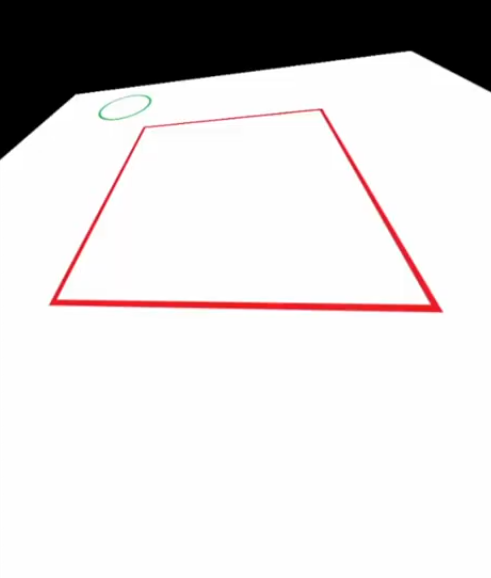
#> input picture Open_CV/Chapter/assets/warp.png, 491 x 578 px
$ jupyter execute unit_21.ipynb
#> lines starting #> are read from the running program, lines starting #| are printed output that depends on the picture; after the words box and inside, x2 and y2 are one past the last pixel; in counts of white or black regions, pixels touching at a corner belong together
<h1 style="color:red;">Unit: 21</h1>

### - How detects specific colors inside python

[cell 1]
# import libraries !
import cv2 as cv
import numpy as np

[cell 2]
# # capture image
# img = cv.imread('assets/sofa.jpg')

[cell 3]
# [50 lines of commented-out code are left out]

[cell 4]
# convert image in HSV (Hue, Saturation, Value)
# hsv_img = cv.cvtColor(img, cv.COLOR_BGR2HSV)

# siders (value change)
def slider():
    pass

path = "assets/warp.png"
cv.namedWindow("Bars")
cv.resizeWindow("Bars", 600,300) # Resize window

# Create Trackbars !
# Hue-Trackbar
cv.createTrackbar("Hue Min", "Bars", 0,179, slider)
#> slider 'Hue Min' is set to 35
cv.createTrackbar("Hue Max", "Bars", 179,179, slider)
# Saturation-Trackbar
cv.createTrackbar("Sat Min", "Bars", 0,255, slider)
#> slider 'Sat Min' is set to 51
cv.createTrackbar("Sat Max", "Bars", 255,255, slider)
# Value-Trackbar
cv.createTrackbar("Val Min", "Bars", 0,255, slider)
#> slider 'Val Min' is set to 51
cv.createTrackbar("Val Max", "Bars", 255,255, slider)

# img = cv.imread(path)
# hsv_img = cv.cvtColor(img, cv.COLOR_BGR2HSV)

while True:
    img = cv.imread(path)
#> img is the input picture: shape (578, 491, 3); mean B, G, R 214.9, 214.8, 217.8
    hsv_img = cv.cvtColor(img, cv.COLOR_BGR2HSV)
#> hsv_img: shape (578, 491, 3); mean H, S, V 9.1, 3.7, 217.9

    # Getting Trackbar Values or Postions !
    # Hue-Trackbar
    hue_min = cv.getTrackbarPos("Hue Min", "Bars")
    hue_max = cv.getTrackbarPos("Hue Max", "Bars")
    # Saturation-Trackbar
    sat_min = cv.getTrackbarPos("Sat Min", "Bars")
    sat_max = cv.getTrackbarPos("Sat Max", "Bars")
    # Value-Trackbar
    val_min = cv.getTrackbarPos("Val Min", "Bars")
    val_max = cv.getTrackbarPos("Val Max", "Bars")

    print(hue_min, hue_max, sat_min, sat_max, val_min, val_max)

    # to see these changes inside image !
    lower = np.array([hue_min, sat_min, val_min])
    upper = np.array([hue_max, sat_max, val_max])
    mask_img = cv.inRange(hsv_img, lower, upper)
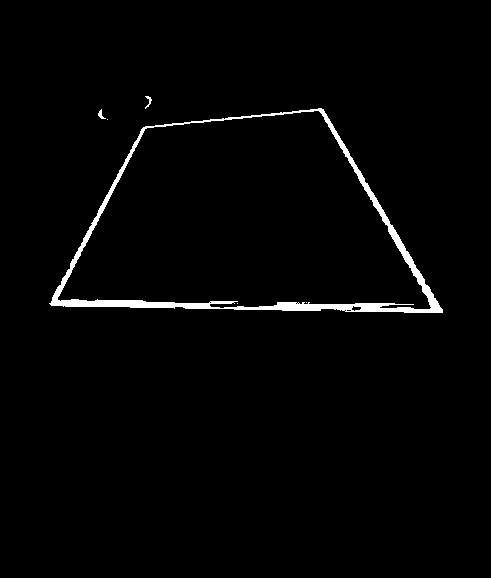
#> mask_img: shape (578, 491); 1.8% white; 6 white regions (3 under 20 px), largest, box (x1, y1, x2, y2) and area: (49, 108, 443, 313) 4977, (145, 96, 152, 109) 35, (98, 109, 106, 119) 34
    out_img = cv.bitwise_and(img, img, mask=mask_img)
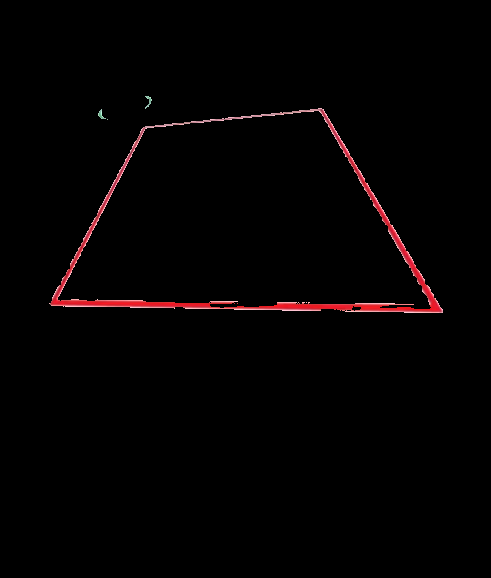
#> out_img: shape (578, 491, 3); mean B, G, R 1.8, 1.6, 4


    # cv.imshow('Original image', img)
    # cv.imshow('hsv image', hsv_img)
    cv.imshow('Mask image', mask_img)
    cv.imshow('Final image', out_img)
    if(cv.waitKey(1) & 0xFF==ord('q')):
#> (key q is pressed here)
        break

cv.destroyAllWindows()
